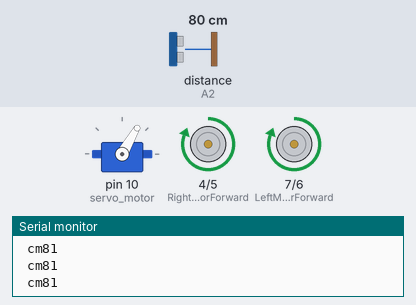
This sketch was run on a simulated Arduino Uno, built with avr-gcc and run on an emulated ATmega328P. On the bench: servo, motor-driver pin pairs drawn as motors (green arrow = first pin HIGH = forward, orange = second pin HIGH = backward, longer = more drive), the last lines printed to the serial monitor. Inputs (shaded band) come from the test bench; at power-on: distance to the obstacle (sensor on A2) 80 cm. The echo pulse lasts 58.3 µs per cm.

Above: at 3.9 s.
4.0 s: distance to the obstacle (sensor on A2) set to 23 cm
5.5 s: distance to the obstacle (sensor on A2) set to 18 cm
At 7.4 s:
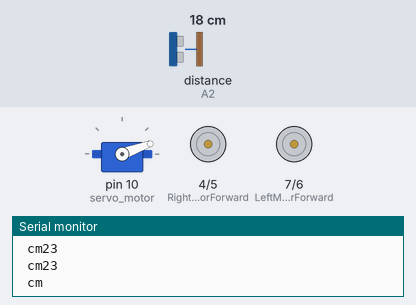
8.5 s: distance to the obstacle (sensor on A2) set to 35 cm
10.9 s: distance to the obstacle (sensor on A2) set to 2 cm
At 13.8 s:
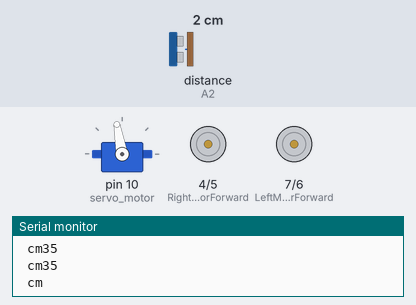
13.9 s: distance to the obstacle (sensor on A2) set to 60 cm
At 14.32 s:
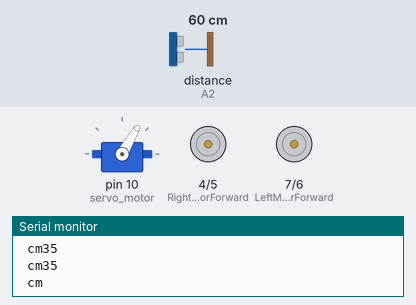
Timing chart, 0 to 16.9 s (numbered marks = the images above; inputs shaded):
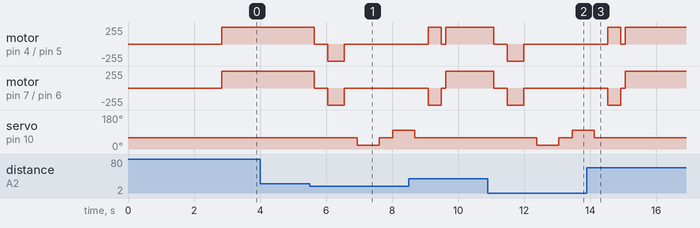

The sketch:

Bot.ino
```cpp
#include <Servo.h>
#include <NewPing.h>
int LeftMotorForward = 7;
int LeftMotorBackward = 6;
int RightMotorForward = 4;
int RightMotorBackward = 5;
#define trig_pin A1
#define echo_pin A2
#define maximum_distance 200
int distance = 100;
NewPing sonar(trig_pin, echo_pin, maximum_distance);
Servo servo_motor;
void setup() {
  Serial.begin(9600);
  pinMode(RightMotorForward, OUTPUT);
  pinMode(LeftMotorForward, OUTPUT);
  pinMode(LeftMotorBackward, OUTPUT);
  pinMode(RightMotorBackward, OUTPUT);
  servo_motor.attach(10);
  servo_motor.write(60);
  delay(2000);
  distance = readistance();
  delay(100);
  distance = readistance();
  delay(100);
  distance = readistance();
  delay(100);
  distance = readistance();
  delay(100);
}
int lookRight() {
  servo_motor.write(20);
  delay(500);
  int distance = readistance();
  delay(100);
  servo_motor.write(60);
  return distance;
}
int lookLeft() {
  servo_motor.write(100);
  delay(500);
  int distance = readistance();
  delay(100);
  servo_motor.write(60);
  return distance;
  delay(100);
}
int readistance() {
  delay(70);
  int cm = sonar.ping_cm();
  if (cm == 0) {
    cm = 250;
  }
  return cm;
}
void moveStop() {
  digitalWrite(RightMotorForward, LOW);
  digitalWrite(LeftMotorForward, LOW);
  digitalWrite(RightMotorBackward, LOW);
  digitalWrite(LeftMotorBackward, LOW);
}

void moveForward() {
    digitalWrite(LeftMotorForward, HIGH);
    digitalWrite(RightMotorForward, HIGH);
    digitalWrite(LeftMotorBackward, LOW);
    digitalWrite(RightMotorBackward, LOW);
}
void moveBackward() {
  digitalWrite(LeftMotorBackward, HIGH);
  digitalWrite(RightMotorBackward, HIGH);
  digitalWrite(LeftMotorForward, LOW);
  digitalWrite(RightMotorForward, LOW);
}
void turnRight() {
  digitalWrite(LeftMotorForward, HIGH);
  digitalWrite(RightMotorBackward, HIGH);
  digitalWrite(LeftMotorBackward, LOW);
  digitalWrite(RightMotorForward, LOW);
  delay(400);
  digitalWrite(LeftMotorForward, HIGH);
  digitalWrite(RightMotorForward, HIGH);
  digitalWrite(LeftMotorBackward, LOW);
  digitalWrite(RightMotorBackward, LOW);
}
void turnLeft() {
  digitalWrite(LeftMotorBackward, HIGH);
  digitalWrite(RightMotorForward, HIGH);
  digitalWrite(LeftMotorForward, LOW);
  digitalWrite(RightMotorBackward, LOW);
  delay(400);
  digitalWrite(LeftMotorForward, HIGH);
  digitalWrite(RightMotorForward, HIGH);
  digitalWrite(LeftMotorBackward, LOW);
  digitalWrite(RightMotorBackward, LOW);
}
void loop() {
  int distanceRight = 0;
  int distanceLeft = 0;
  distance = readistance();
  delay(60);
  if (distance <= 20) {
    moveStop();
    delay(400);
    moveBackward();
    delay(500);
    moveStop();
    delay(400);
    distanceRight = lookRight();
    delay(400);
    distanceLeft = lookLeft();
    delay(400);
    if (distance >= distanceLeft) {
      turnRight();
      moveStop();
    }
    else {
      turnLeft();
      moveStop();
    }
  }
  else {
    moveForward();
  }

  Serial.println(distance);
 Serial.print(" cm");
}
```

Measured:
- the behaviour switches between 21 and 20 cm on distance to the obstacle (sensor on A2) (found by bisection; images 0 and 1)
- after the input at 5.5 s, motor on pin 4 (RightMotorForward) / pin 5 (RightMotorBackward), motor on pin 7 (LeftMotorForward) / pin 6 (LeftMotorBackward): forward 255/255 → stopped after 0.14 s, → backward 255/255 0.40 s later, → stopped 0.50 s later; servo on pin 10 (servo_motor): 60° → 20° after 1.4 s, → 60° 0.67 s later, → 100° 0.40 s later
- after the input at 10.9 s, motor on pin 4 (RightMotorForward) / pin 5 (RightMotorBackward), motor on pin 7 (LeftMotorForward) / pin 6 (LeftMotorBackward): forward 255/255 → stopped after 0.18 s, → backward 255/255 0.40 s later, → stopped 0.50 s later; servo on pin 10 (servo_motor): 60° → 20° after 1.5 s, → 60° 0.67 s later, → 100° 0.40 s later
- after the input at 13.9 s, servo on pin 10 (servo_motor): goes on until 14.1 s, then stays 60°
